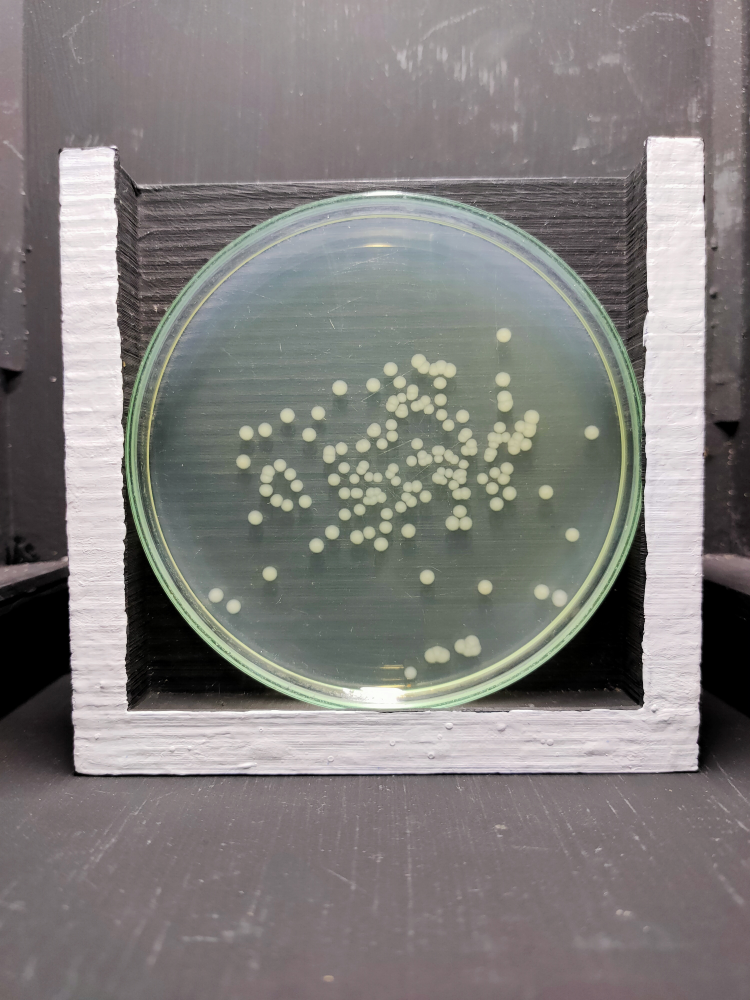
#> input picture week1_colonise/156.jpg, 3000 x 4000 px (shown at 1/4 size)
$ python Colonise.py
#> lines starting #> are read from the running program, lines starting #| are printed output that depends on the picture; after the words box and inside, x2 and y2 are one past the last pixel; in counts of white or black regions, pixels touching at a corner belong together
import cv2
import numpy as np

def nothing(x):
    pass

# โหลดภาพ
img = cv2.imread('156.jpg')
#> img is the input picture: shape (4000, 3000, 3); mean B, G, R 124.7, 126.3, 129.4
if img is None:
    print("ไม่พบไฟล์รูปภาพ")
    exit()

gray = cv2.cvtColor(img, cv2.COLOR_BGR2GRAY)
gray_smoothed = cv2.medianBlur(gray, 3)
clahe = cv2.createCLAHE(clipLimit=2.0, tileGridSize=(8,8))
gray_boosted = clahe.apply(gray_smoothed)
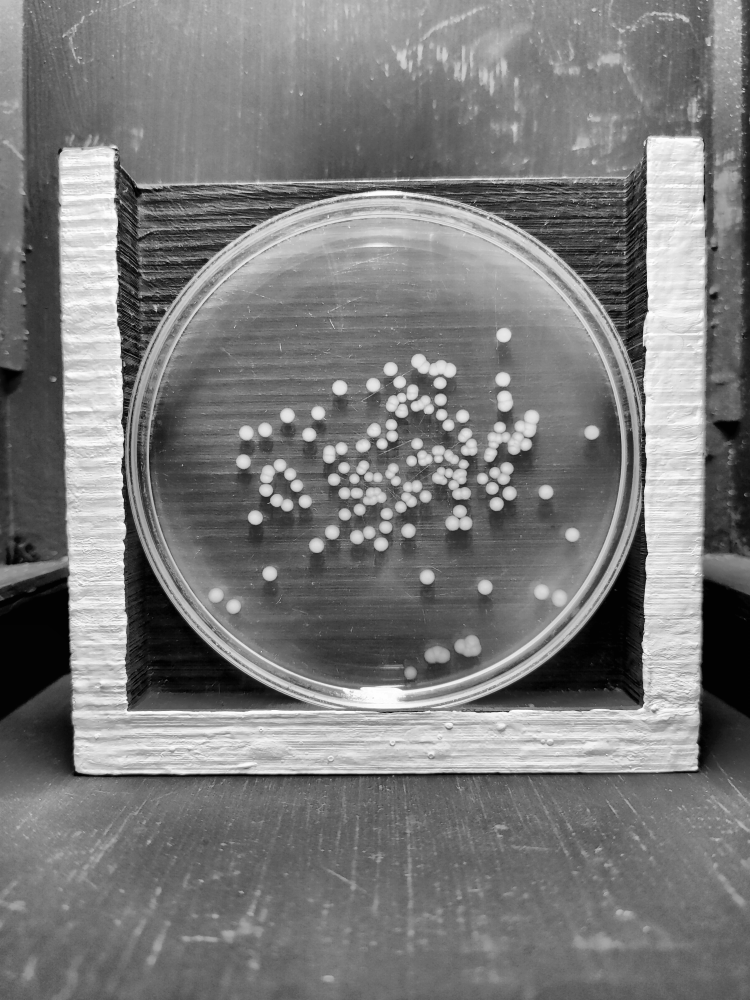
#> gray_boosted: shape (4000, 3000) (shown at 1/4 size); min 0, max 255, mean 122.5

h, w = gray.shape
#> h = 4000; w = 3000

# หาจุดศูนย์กลางจาน
blur_dish = cv2.GaussianBlur(gray, (35, 35), 0)
dish_circles = cv2.HoughCircles(
    blur_dish, cv2.HOUGH_GRADIENT, dp=1, minDist=h//2,
    param1=50, param2=30, minRadius=int(w * 0.25), maxRadius=int(w * 0.45)
)
#> dish_circles = [[1549.5, 1810.5, 1049.7]]

if dish_circles is not None:
    dish_circles = np.round(dish_circles[0, :]).astype("int")
#> dish_circles = [[1550, 1810, 1050]]
    dish_x, dish_y, base_dish_r = dish_circles[0]
#> dish_x = 1550; dish_y = 1810; base_dish_r = 1050
else:
    dish_x, dish_y, base_dish_r = w // 2, h // 2, int(w * 0.35)

cv2.namedWindow('Tuning Dashboard')
cv2.resizeWindow('Tuning Dashboard', 600, 300)

cv2.createTrackbar('1. Mask Shrink', 'Tuning Dashboard', 46, 120, nothing)
cv2.createTrackbar('2. Threshold', 'Tuning Dashboard', 40, 255, nothing)
cv2.createTrackbar('3. Peak Separate', 'Tuning Dashboard', 40, 100, nothing)
cv2.createTrackbar('4. Min Area', 'Tuning Dashboard', 1, 50, nothing)
# 🔴 เอา Kernel Size กลับมาให้แล้วครับ!
cv2.createTrackbar('5. Kernel Size', 'Tuning Dashboard', 145, 255, nothing)

while True:
    output = img.copy()

    shrink_val = cv2.getTrackbarPos('1. Mask Shrink', 'Tuning Dashboard')
    thresh_val = cv2.getTrackbarPos('2. Threshold', 'Tuning Dashboard')
    peak_val = cv2.getTrackbarPos('3. Peak Separate', 'Tuning Dashboard') / 100.0
    min_area_val = cv2.getTrackbarPos('4. Min Area', 'Tuning Dashboard')

    k_size_raw = cv2.getTrackbarPos('5. Kernel Size', 'Tuning Dashboard')
    k_size = max(3, k_size_raw)
    if k_size % 2 == 0: k_size += 1

    mask = np.zeros_like(gray)
    current_r = max(10, base_dish_r - shrink_val)
#> current_r = 1004
    cv2.circle(mask, (dish_x, dish_y), current_r, 255, -1)
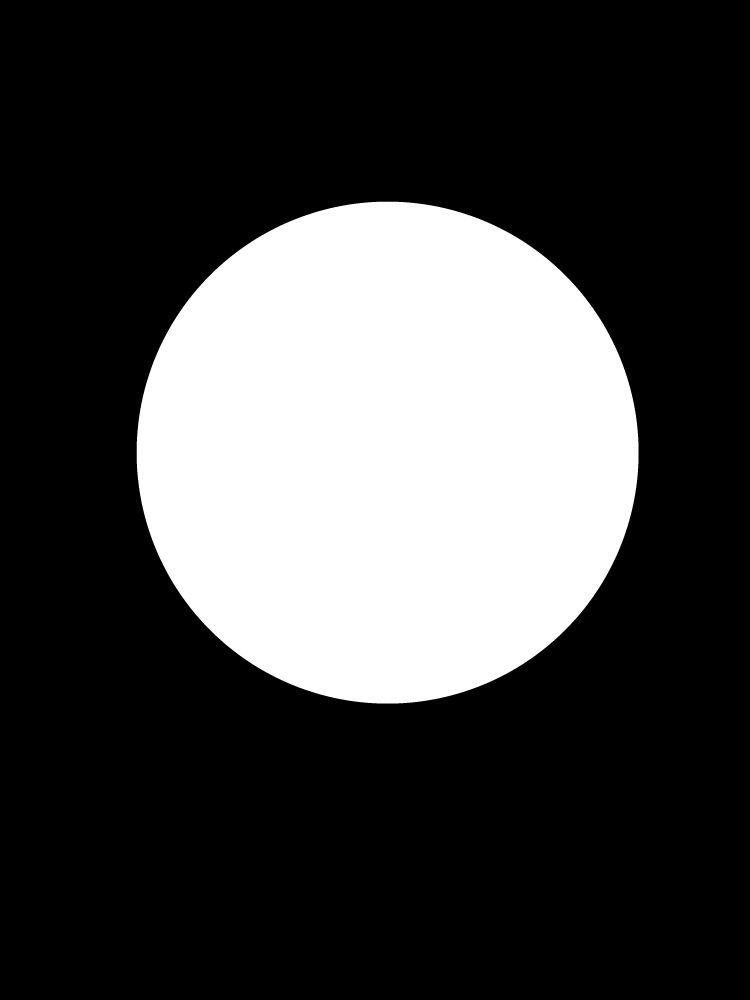
#> mask: shape (4000, 3000) (shown at 1/4 size); 26.4% white; 1 white region, box (x1, y1, x2, y2) and area: (546, 806, 2555, 2815) 3166637
    # วาดกรอบบนรูป
    cv2.circle(output, (dish_x, dish_y), current_r, (255, 255, 0), 2)
    masked_gray = cv2.bitwise_and(gray_boosted, gray_boosted, mask=mask)
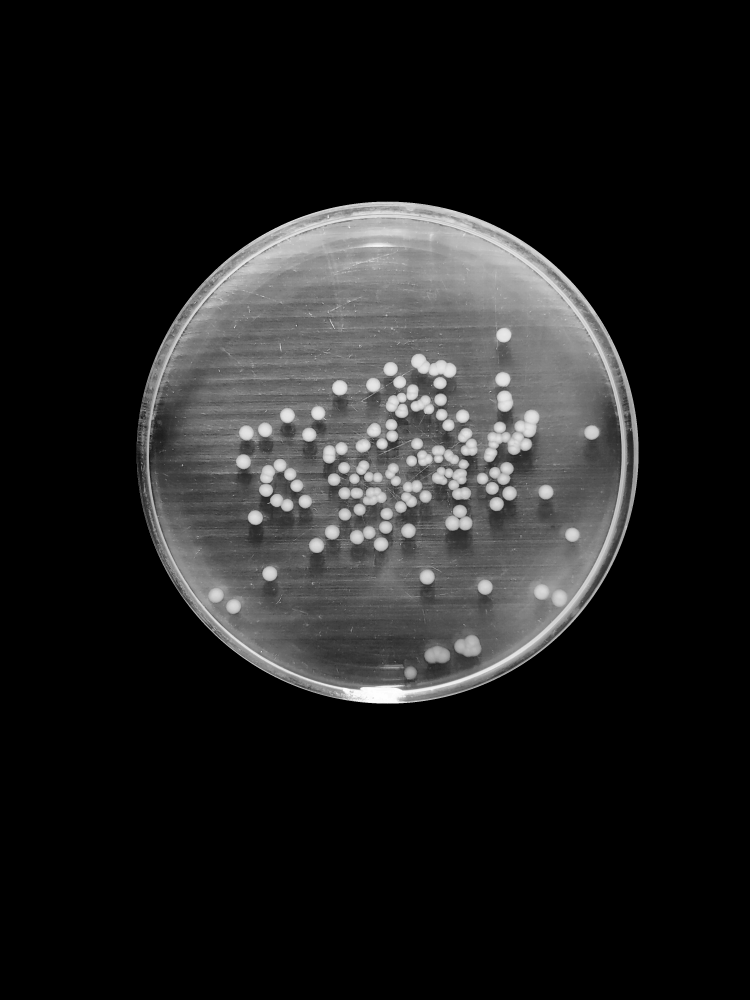
#> masked_gray: shape (4000, 3000) (shown at 1/4 size); min 0, max 255, mean 31.9

    kernel = cv2.getStructuringElement(cv2.MORPH_ELLIPSE, (k_size, k_size))
    tophat = cv2.morphologyEx(masked_gray, cv2.MORPH_TOPHAT, kernel)

    # หน้าต่างใหม่: สร้างก้อนสีขาว
    _, binary = cv2.threshold(tophat, thresh_val, 255, cv2.THRESH_BINARY)
#> binary: shape (4000, 3000); 9.4% white; 3508 white regions (2692 under 20 px), largest, box (x1, y1, x2, y2) and area: (719, 1428, 2161, 2400) 480826, (546, 806, 2555, 2815) 434222, (2008, 1869, 2224, 2022) 15586

    # Distance Transform ผ่าก้อน
    dist_transform = cv2.distanceTransform(binary, cv2.DIST_L2, 5)

    _, peaks = cv2.threshold(dist_transform, peak_val * dist_transform.max(), 255, 0)
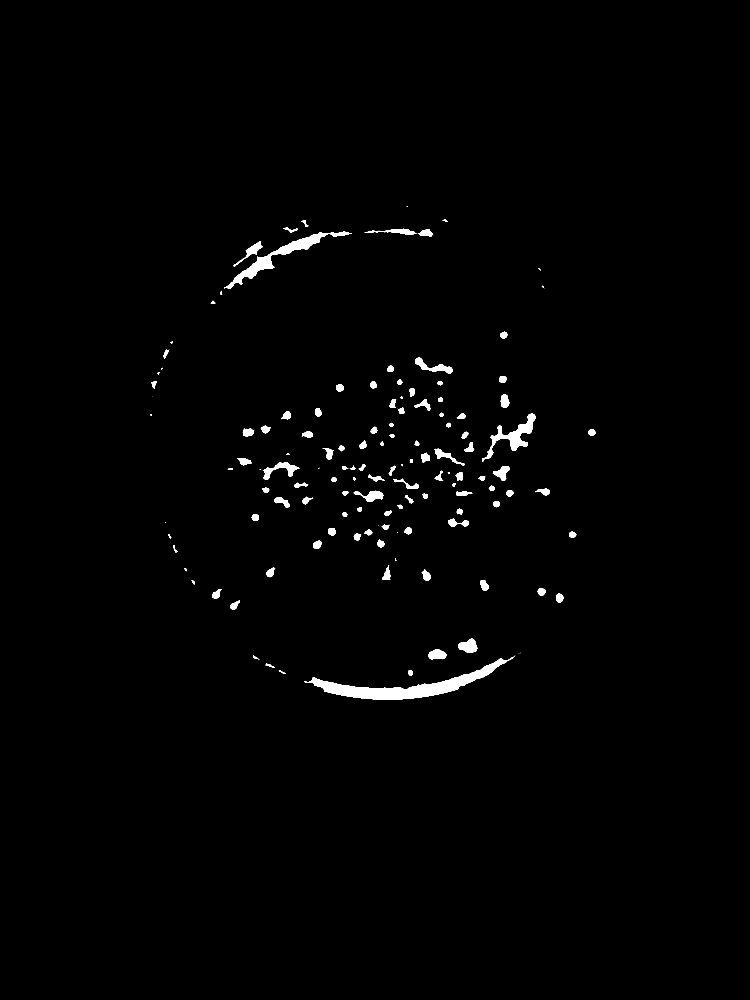
#> peaks: shape (4000, 3000) float32 (shown at 1/4 size); 1.1% white; 133 white regions (12 under 20 px), largest, box (x1, y1, x2, y2) and area: (1218, 2623, 2061, 2798) 32087, (897, 925, 1407, 1156) 14627, (1928, 1655, 2143, 1848) 9108
    peaks = np.uint8(peaks)
#> peaks: shape (4000, 3000); 1.1% white; 133 white regions (12 under 20 px)

    contours, _ = cv2.findContours(peaks, cv2.RETR_EXTERNAL, cv2.CHAIN_APPROX_SIMPLE)
#> contours = 133 contours, 16 with area under 20; largest, box (x1, y1, x2, y2) and area: (1218, 2623, 2061, 2798) 31230, (897, 925, 1407, 1156) 14042, (1928, 1655, 2143, 1848) 8696, (1051, 1849, 1198, 1919) 3211, (1660, 1430, 1810, 1495) 3018

    bacteria_count = 0
    for cnt in contours:
        area = cv2.contourArea(cnt)
        if area >= min_area_val:
            M = cv2.moments(cnt)
            if M["m00"] != 0:
                cX = int(M["m10"] / M["m00"])
                cY = int(M["m01"] / M["m00"])
                cv2.circle(output, (cX, cY), 5, (0, 255, 0), 30)
                cv2.circle(output, (cX, cY), 1, (0, 0, 255), -30)
                bacteria_count += 1
#> this loop made 133 passes
#> (area, cX, cY) on passes 1, 2, 3, 4, 5, 8, 9, 10, 11, 12, 13, 15: (292, 1641, 2690), (76, 1126, 2687), (169, 1077, 2661), (31230, 1626, 2747), (70.5, 1020, 2629), (2026, 1748, 2618), (2746.5, 1874, 2584), (691, 937, 2421), (777, 2237, 2391), (759, 865, 2377), (683, 2166, 2366), (72, 772, 2328)
#> area on pass 101: 408.5
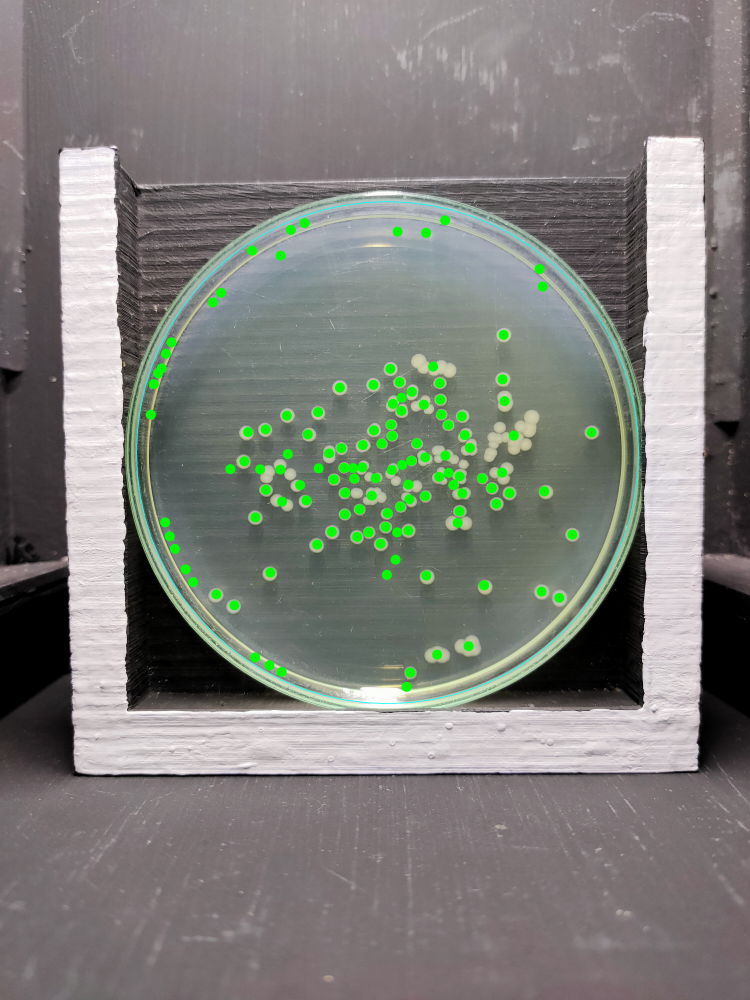
#> output: shape (4000, 3000, 3) (shown at 1/4 size); mean B, G, R 122.7, 127.4, 126.9
#> after the loop, bacteria_count = 126

    cv2.putText(output, f"Total: {bacteria_count}", (30, 50), cv2.FONT_HERSHEY_SIMPLEX, 1.5, (0, 0, 255), 3)

    def resize_for_display(image, height=650):
#> called with height = 650
        h, w = image.shape[:2]
#> h = 4000; w = 3000
        new_w = int(w * (height / h))
#> new_w = 487
        return cv2.resize(image, (new_w, height))

    cv2.imshow("1. Binary View (Must see solid white clumps)", resize_for_display(binary))
    cv2.imshow("2. Peak View (Separated Dots)", resize_for_display(peaks))
    cv2.imshow("3. Final Result", resize_for_display(output))
#> call 3 of resize_for_display, with height = 650
#> in resize_for_display (call 3), `return cv2.resize(image, (new_w, height))`:
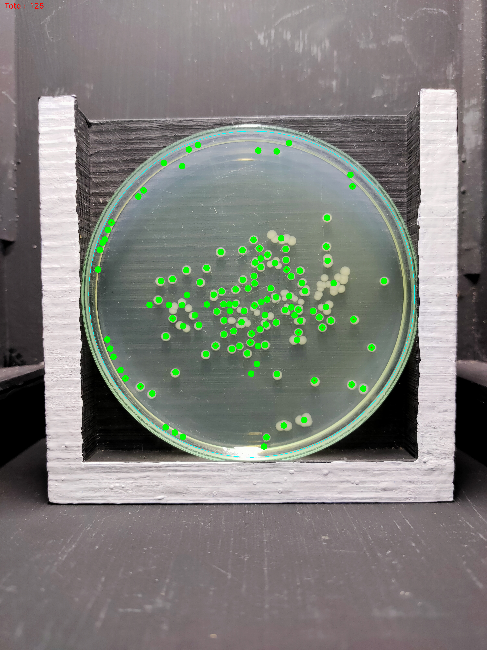
#> returned value: shape (650, 487, 3); mean of channels 0, 1, 2 122.7, 127.3, 126.8; drawn as B, G, R

    if cv2.waitKey(1) & 0xFF == ord('q'):
#> (key q is pressed here)
        break

cv2.destroyAllWindows()

$ run again, with week1_colonise/31.jpg copied over week1_colonise/156.jpg
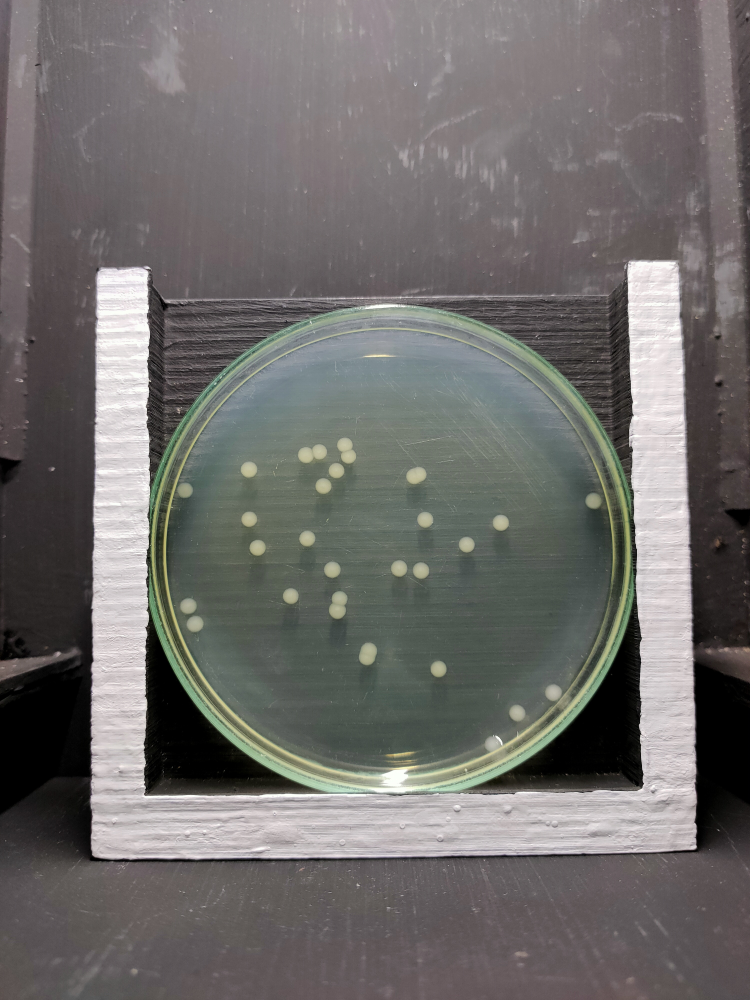
#> input picture week1_colonise/31.jpg, 3000 x 4000 px (shown at 1/4 size)
#> img is the input picture: shape (4000, 3000, 3); mean B, G, R 106.7, 108.6, 110.9
#> `dish_circles = cv2.HoughCircles( blur_dish, cv2.HOUGH_GRADIENT, dp=1, ..`: dish_circles = [[1561.5, 2209.5, 990.9]]
#> `dish_circles = np.round(dish_circles[0, :]).astype("int")`: dish_circles = [[1562, 2210, 991]]
#> dish_x = 1562; dish_y = 2210; base_dish_r = 991
#> current_r = 945
#> `cv2.circle(mask, (dish_x, dish_y), current_r, 255, -1)`:
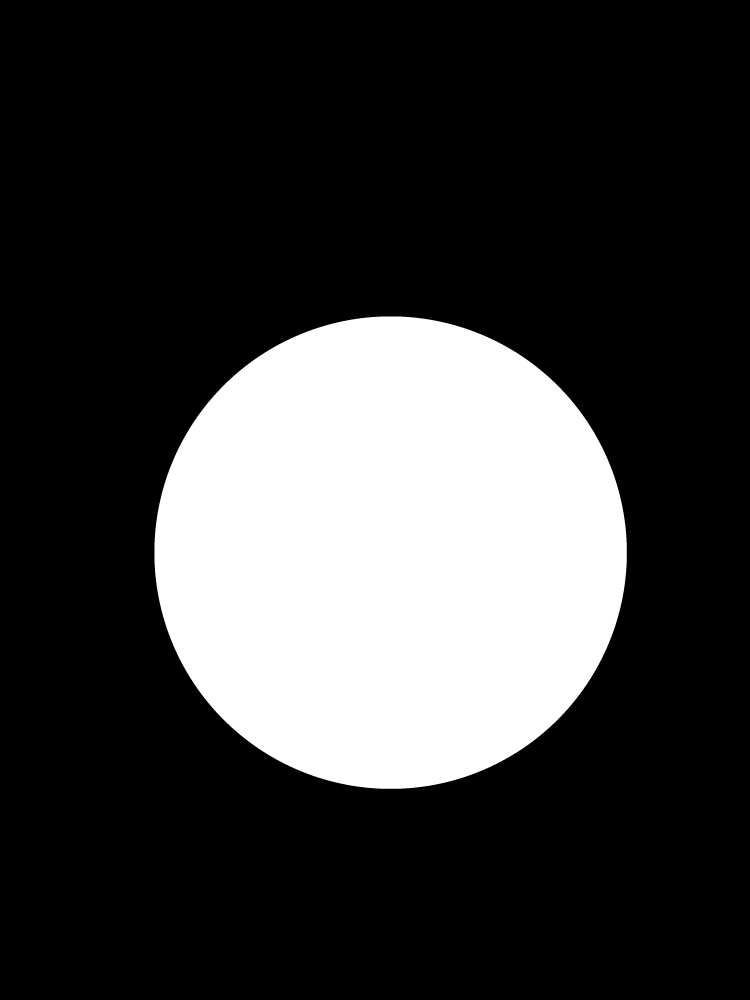
#> mask: shape (4000, 3000) (shown at 1/4 size); 23.4% white; 1 white region, box (x1, y1, x2, y2) and area: (617, 1265, 2508, 3156) 2805493
#> binary: shape (4000, 3000); 5.9% white; 5976 white regions (4883 under 20 px), largest, box (x1, y1, x2, y2) and area: (617, 1265, 2508, 3156) 383678, (1029, 2021, 1969, 2316) 83920, (1127, 2310, 1465, 2477) 18936
#> contours = 44 contours, 9 with area under 20; largest, box (x1, y1, x2, y2) and area: (1175, 3019, 1944, 3136) 26274, (1950, 2961, 2038, 3039) 3823, (1463, 1344, 1563, 1408) 2183, (1334, 2382, 1372, 2458) 1556, (1454, 2588, 1490, 2643) 1372
#> the loop `for cnt in contours:` made 44 passes
#> (area, cX, cY) on passes 4 to 11: (26274, 1598, 3093), (3823, 1988, 2999), (237, 2104, 2932), (719, 2069, 2852), (255, 2258, 2810), (748, 2212, 2769), (650.5, 1753, 2674), (1372, 1471, 2614)
#> after the loop `for cnt in contours:`: bacteria_count = 37
#> in resize_for_display (call 3), `return cv2.resize(image, (new_w, height))`:
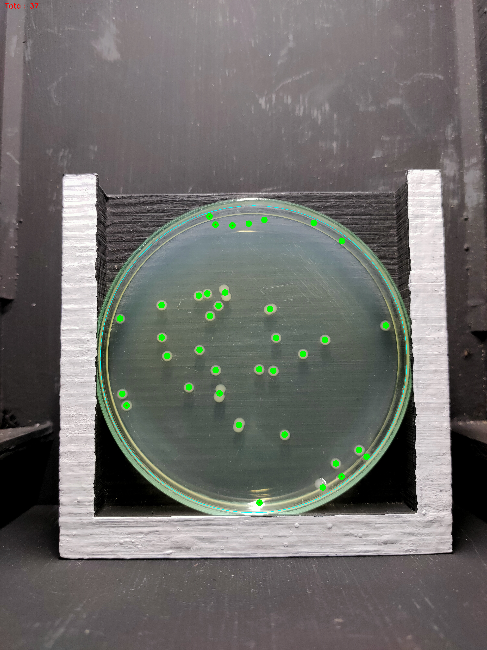
#> returned value: shape (650, 487, 3); mean of channels 0, 1, 2 106.2, 108.9, 109.9; drawn as B, G, R
